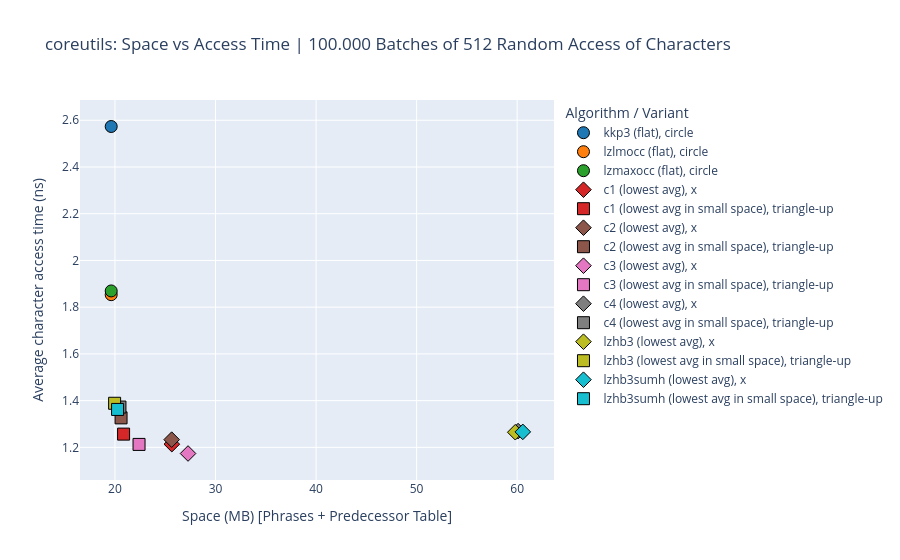

This figure's notebook cell:
### Code cell
import plotly.express as px
import matplotlib.cm as cm

# --- Assign colors per algorithm ---
all_algorithms = pd.concat([df_flat["ALGORITHM"], summary_hb["ALGORITHM"]]).unique()
cmap = cm.get_cmap("tab10", len(all_algorithms))
def mpl_color_to_rgb_str(color):
    r, g, b, *_ = color
    return f"rgb({int(r*255)},{int(g*255)},{int(b*255)})"
algo_color_map = {algo: mpl_color_to_rgb_str(cmap(i)) for i, algo in enumerate(all_algorithms)}

# --- Flat data ---
df_flat_plot = df_flat.copy()
df_flat_plot["LEGEND_LABEL"] = df_flat_plot["ALGORITHM"] + " (flat)"
df_flat_plot["MARKER"] = "circle"
df_flat_plot["COLOR_ALGO"] = df_flat_plot["ALGORITHM"].map(algo_color_map)

# --- Height-bounded data ---
df_hb_plot = summary_hb.copy().reset_index(drop=True)
markers = ["x", "triangle-up"]
labels = ["lowest avg", "lowest avg in small space"]

df_hb_plot["LEGEND_LABEL"] = [
    f"{row.ALGORITHM} ({labels[i % 2]})"
    for i, row in enumerate(df_hb_plot.itertuples())
]
df_hb_plot["MARKER"] = [markers[i % 2] for i in range(len(df_hb_plot))]
df_hb_plot["COLOR_ALGO"] = df_hb_plot["ALGORITHM"].map(algo_color_map)

# --- Combine ---
df_plot = pd.concat([df_flat_plot, df_hb_plot], ignore_index=True)

# --- Plot ---
fig = px.scatter(
    df_plot,
    x="MB",
    y="AVERAGE_ACCESS_CHAR_TIME",
    color="LEGEND_LABEL",          # legend shows descriptive label
    symbol="MARKER",               # marker shape distinguishes type
    hover_data=["ALGORITHM", "MB", "AVERAGE_ACCESS_CHAR_TIME", "HEIGHT_BOUND", "ALPHA", "BETA"],
    color_discrete_map={label: row.COLOR_ALGO for label, row in df_plot.set_index("LEGEND_LABEL").iterrows()},
    log_x=False,
    log_y=False,
    labels={
        "MB": "Space (MB) [Phrases + Predecessor Table]",
        "AVERAGE_ACCESS_CHAR_TIME": "Average character access time (ns)"
    },
    title=f"{DATASET}: Space vs Access Time | 100.000 Batches of 512 Random Access of Characters"
)

fig.update_traces(marker=dict(size=12, line=dict(width=1, color='black')))


fig.update_layout(legend_title_text='Algorithm / Variant')
fig.write_html(f"{DATASET}_plot.html", include_plotlyjs='cdn')
fig.show()

### Figure 1 — Plotly figure (JSON) as saved in the notebook; plotly's stock layout.template omitted (floating-point values rounded to 4 significant figures)
{"data": [{"customdata": [["kkp3", null, null, null]], "hovertemplate": "LEGEND_LABEL=kkp3 (flat)<br>MARKER=circle<br>Space (MB) [Phrases + Predecessor Table]=%{x}<br>Average character access time (ns)=%{y}<br>ALGORITHM=%{customdata[0]}<br>HEIGHT_BOUND=%{customdata[1]}<br>ALPHA=%{customdata[2]}<br>BETA=%{customdata[3]}<extra></extra>", "legendgroup": "kkp3 (flat), circle", "marker": {"color": "rgb(31,119,180)", "line": {"color": "black", "width": 1}, "size": 12, "symbol": "circle"}, "mode": "markers", "name": "kkp3 (flat), circle", "orientation": "v", "showlegend": true, "type": "scatter", "x": [19.62], "xaxis": "x", "y": [2.573], "yaxis": "y"}, {"customdata": [["lzlmocc", null, null, null]], "hovertemplate": "LEGEND_LABEL=lzlmocc (flat)<br>MARKER=circle<br>Space (MB) [Phrases + Predecessor Table]=%{x}<br>Average character access time (ns)=%{y}<br>ALGORITHM=%{customdata[0]}<br>HEIGHT_BOUND=%{customdata[1]}<br>ALPHA=%{customdata[2]}<br>BETA=%{customdata[3]}<extra></extra>", "legendgroup": "lzlmocc (flat), circle", "marker": {"color": "rgb(255,127,14)", "line": {"color": "black", "width": 1}, "size": 12, "symbol": "circle"}, "mode": "markers", "name": "lzlmocc (flat), circle", "orientation": "v", "showlegend": true, "type": "scatter", "x": [19.62], "xaxis": "x", "y": [1.853], "yaxis": "y"}, {"customdata": [["lzmaxocc", null, null, null]], "hovertemplate": "LEGEND_LABEL=lzmaxocc (flat)<br>MARKER=circle<br>Space (MB) [Phrases + Predecessor Table]=%{x}<br>Average character access time (ns)=%{y}<br>ALGORITHM=%{customdata[0]}<br>HEIGHT_BOUND=%{customdata[1]}<br>ALPHA=%{customdata[2]}<br>BETA=%{customdata[3]}<extra></extra>", "legendgroup": "lzmaxocc (flat), circle", "marker": {"color": "rgb(44,160,44)", "line": {"color": "black", "width": 1}, "size": 12, "symbol": "circle"}, "mode": "markers", "name": "lzmaxocc (flat), circle", "orientation": "v", "showlegend": true, "type": "scatter", "x": [19.62], "xaxis": "x", "y": [1.869], "yaxis": "y"}, {"customdata": [["c1", 15, "0.1", "1.0"]], "hovertemplate": "LEGEND_LABEL=c1 (lowest avg)<br>MARKER=x<br>Space (MB) [Phrases + Predecessor Table]=%{x}<br>Average character access time (ns)=%{y}<br>ALGORITHM=%{customdata[0]}<br>HEIGHT_BOUND=%{customdata[1]}<br>ALPHA=%{customdata[2]}<br>BETA=%{customdata[3]}<extra></extra>", "legendgroup": "c1 (lowest avg), x", "marker": {"color": "rgb(214,39,40)", "line": {"color": "black", "width": 1}, "size": 12, "symbol": "diamond"}, "mode": "markers", "name": "c1 (lowest avg), x", "orientation": "v", "showlegend": true, "type": "scatter", "x": [25.65], "xaxis": "x", "y": [1.214], "yaxis": "y"}, {"customdata": [["c1", 20, "0.1", "1.0"]], "hovertemplate": "LEGEND_LABEL=c1 (lowest avg in small space)<br>MARKER=triangle-up<br>Space (MB) [Phrases + Predecessor Table]=%{x}<br>Average character access time (ns)=%{y}<br>ALGORITHM=%{customdata[0]}<br>HEIGHT_BOUND=%{customdata[1]}<br>ALPHA=%{customdata[2]}<br>BETA=%{customdata[3]}<extra></extra>", "legendgroup": "c1 (lowest avg in small space), triangle-up", "marker": {"color": "rgb(214,39,40)", "line": {"color": "black", "width": 1}, "size": 12, "symbol": "square"}, "mode": "markers", "name": "c1 (lowest avg in small space), triangle-up", "orientation": "v", "showlegend": true, "type": "scatter", "x": [20.86], "xaxis": "x", "y": [1.257], "yaxis": "y"}, {"customdata": [["c2", 15, "0.1", "1.0"]], "hovertemplate": "LEGEND_LABEL=c2 (lowest avg)<br>MARKER=x<br>Space (MB) [Phrases + Predecessor Table]=%{x}<br>Average character access time (ns)=%{y}<br>ALGORITHM=%{customdata[0]}<br>HEIGHT_BOUND=%{customdata[1]}<br>ALPHA=%{customdata[2]}<br>BETA=%{customdata[3]}<extra></extra>", "legendgroup": "c2 (lowest avg), x", "marker": {"color": "rgb(140,86,75)", "line": {"color": "black", "width": 1}, "size": 12, "symbol": "diamond"}, "mode": "markers", "name": "c2 (lowest avg), x", "orientation": "v", "showlegend": true, "type": "scatter", "x": [25.64], "xaxis": "x", "y": [1.233], "yaxis": "y"}, {"customdata": [["c2", 20, "0.1", "1.0"]], "hovertemplate": "LEGEND_LABEL=c2 (lowest avg in small space)<br>MARKER=triangle-up<br>Space (MB) [Phrases + Predecessor Table]=%{x}<br>Average character access time (ns)=%{y}<br>ALGORITHM=%{customdata[0]}<br>HEIGHT_BOUND=%{customdata[1]}<br>ALPHA=%{customdata[2]}<br>BETA=%{customdata[3]}<extra></extra>", "legendgroup": "c2 (lowest avg in small space), triangle-up", "marker": {"color": "rgb(140,86,75)", "line": {"color": "black", "width": 1}, "size": 12, "symbol": "square"}, "mode": "markers", "name": "c2 (lowest avg in small space), triangle-up", "orientation": "v", "showlegend": true, "type": "scatter", "x": [20.6], "xaxis": "x", "y": [1.326], "yaxis": "y"}, {"customdata": [["c3", 15, "0.1", "1.0"]], "hovertemplate": "LEGEND_LABEL=c3 (lowest avg)<br>MARKER=x<br>Space (MB) [Phrases + Predecessor Table]=%{x}<br>Average character access time (ns)=%{y}<br>ALGORITHM=%{customdata[0]}<br>HEIGHT_BOUND=%{customdata[1]}<br>ALPHA=%{customdata[2]}<br>BETA=%{customdata[3]}<extra></extra>", "legendgroup": "c3 (lowest avg), x", "marker": {"color": "rgb(227,119,194)", "line": {"color": "black", "width": 1}, "size": 12, "symbol": "diamond"}, "mode": "markers", "name": "c3 (lowest avg), x", "orientation": "v", "showlegend": true, "type": "scatter", "x": [27.27], "xaxis": "x", "y": [1.174], "yaxis": "y"}, {"customdata": [["c3", 20, "0.1", "1.0"]], "hovertemplate": "LEGEND_LABEL=c3 (lowest avg in small space)<br>MARKER=triangle-up<br>Space (MB) [Phrases + Predecessor Table]=%{x}<br>Average character access time (ns)=%{y}<br>ALGORITHM=%{customdata[0]}<br>HEIGHT_BOUND=%{customdata[1]}<br>ALPHA=%{customdata[2]}<br>BETA=%{customdata[3]}<extra></extra>", "legendgroup": "c3 (lowest avg in small space), triangle-up", "marker": {"color": "rgb(227,119,194)", "line": {"color": "black", "width": 1}, "size": 12, "symbol": "square"}, "mode": "markers", "name": "c3 (lowest avg in small space), triangle-up", "orientation": "v", "showlegend": true, "type": "scatter", "x": [22.39], "xaxis": "x", "y": [1.213], "yaxis": "y"}, {"customdata": [["c4", 10, "0.1", "0.2"]], "hovertemplate": "LEGEND_LABEL=c4 (lowest avg)<br>MARKER=x<br>Space (MB) [Phrases + Predecessor Table]=%{x}<br>Average character access time (ns)=%{y}<br>ALGORITHM=%{customdata[0]}<br>HEIGHT_BOUND=%{customdata[1]}<br>ALPHA=%{customdata[2]}<br>BETA=%{customdata[3]}<extra></extra>", "legendgroup": "c4 (lowest avg), x", "marker": {"color": "rgb(127,127,127)", "line": {"color": "black", "width": 1}, "size": 12, "symbol": "diamond"}, "mode": "markers", "name": "c4 (lowest avg), x", "orientation": "v", "showlegend": true, "type": "scatter", "x": [60.09], "xaxis": "x", "y": [1.27], "yaxis": "y"}, {"customdata": [["c4", 20, "0.1", "0.8"]], "hovertemplate": "LEGEND_LABEL=c4 (lowest avg in small space)<br>MARKER=triangle-up<br>Space (MB) [Phrases + Predecessor Table]=%{x}<br>Average character access time (ns)=%{y}<br>ALGORITHM=%{customdata[0]}<br>HEIGHT_BOUND=%{customdata[1]}<br>ALPHA=%{customdata[2]}<br>BETA=%{customdata[3]}<extra></extra>", "legendgroup": "c4 (lowest avg in small space), triangle-up", "marker": {"color": "rgb(127,127,127)", "line": {"color": "black", "width": 1}, "size": 12, "symbol": "square"}, "mode": "markers", "name": "c4 (lowest avg in small space), triangle-up", "orientation": "v", "showlegend": true, "type": "scatter", "x": [20.49], "xaxis": "x", "y": [1.373], "yaxis": "y"}, {"customdata": [["lzhb3", 10, null, null]], "hovertemplate": "LEGEND_LABEL=lzhb3 (lowest avg)<br>MARKER=x<br>Space (MB) [Phrases + Predecessor Table]=%{x}<br>Average character access time (ns)=%{y}<br>ALGORITHM=%{customdata[0]}<br>HEIGHT_BOUND=%{customdata[1]}<br>ALPHA=%{customdata[2]}<br>BETA=%{customdata[3]}<extra></extra>", "legendgroup": "lzhb3 (lowest avg), x", "marker": {"color": "rgb(188,189,34)", "line": {"color": "black", "width": 1}, "size": 12, "symbol": "diamond"}, "mode": "markers", "name": "lzhb3 (lowest avg), x", "orientation": "v", "showlegend": true, "type": "scatter", "x": [59.81], "xaxis": "x", "y": [1.265], "yaxis": "y"}, {"customdata": [["lzhb3", 20, null, null]], "hovertemplate": "LEGEND_LABEL=lzhb3 (lowest avg in small space)<br>MARKER=triangle-up<br>Space (MB) [Phrases + Predecessor Table]=%{x}<br>Average character access time (ns)=%{y}<br>ALGORITHM=%{customdata[0]}<br>HEIGHT_BOUND=%{customdata[1]}<br>ALPHA=%{customdata[2]}<br>BETA=%{customdata[3]}<extra></extra>", "legendgroup": "lzhb3 (lowest avg in small space), triangle-up", "marker": {"color": "rgb(188,189,34)", "line": {"color": "black", "width": 1}, "size": 12, "symbol": "square"}, "mode": "markers", "name": "lzhb3 (lowest avg in small space), triangle-up", "orientation": "v", "showlegend": true, "type": "scatter", "x": [19.96], "xaxis": "x", "y": [1.389], "yaxis": "y"}, {"customdata": [["lzhb3sumh", 10, null, null]], "hovertemplate": "LEGEND_LABEL=lzhb3sumh (lowest avg)<br>MARKER=x<br>Space (MB) [Phrases + Predecessor Table]=%{x}<br>Average character access time (ns)=%{y}<br>ALGORITHM=%{customdata[0]}<br>HEIGHT_BOUND=%{customdata[1]}<br>ALPHA=%{customdata[2]}<br>BETA=%{customdata[3]}<extra></extra>", "legendgroup": "lzhb3sumh (lowest avg), x", "marker": {"color": "rgb(23,190,207)", "line": {"color": "black", "width": 1}, "size": 12, "symbol": "diamond"}, "mode": "markers", "name": "lzhb3sumh (lowest avg), x", "orientation": "v", "showlegend": true, "type": "scatter", "x": [60.56], "xaxis": "x", "y": [1.266], "yaxis": "y"}, {"customdata": [["lzhb3sumh", 20, null, null]], "hovertemplate": "LEGEND_LABEL=lzhb3sumh (lowest avg in small space)<br>MARKER=triangle-up<br>Space (MB) [Phrases + Predecessor Table]=%{x}<br>Average character access time (ns)=%{y}<br>ALGORITHM=%{customdata[0]}<br>HEIGHT_BOUND=%{customdata[1]}<br>ALPHA=%{customdata[2]}<br>BETA=%{customdata[3]}<extra></extra>", "legendgroup": "lzhb3sumh (lowest avg in small space), triangle-up", "marker": {"color": "rgb(23,190,207)", "line": {"color": "black", "width": 1}, "size": 12, "symbol": "square"}, "mode": "markers", "name": "lzhb3sumh (lowest avg in small space), triangle-up", "orientation": "v", "showlegend": true, "type": "scatter", "x": [20.26], "xaxis": "x", "y": [1.362], "yaxis": "y"}], "layout": {"legend": {"title": {"text": "Algorithm / Variant"}, "tracegroupgap": 0}, "title": {"text": "coreutils: Space vs Access Time | 100.000 Batches of 512 Random Access of Characters"}, "xaxis": {"anchor": "y", "domain": [0, 1], "title": {"text": "Space (MB) [Phrases + Predecessor Table]"}}, "yaxis": {"anchor": "x", "domain": [0, 1], "title": {"text": "Average character access time (ns)"}}}}
